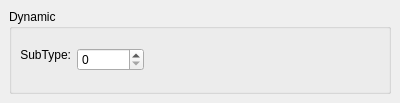
<ui version="4.0" >
 <class>DynamicBase</class>
 <widget class="QWidget" name="DynamicBase" >
  <property name="geometry" >
   <rect>
    <x>0</x>
    <y>0</y>
    <width>400</width>
    <height>103</height>
   </rect>
  </property>
  <property name="windowTitle" >
   <string>Form</string>
  </property>
  <layout class="QVBoxLayout" >
   <property name="margin" >
    <number>9</number>
   </property>
   <property name="spacing" >
    <number>6</number>
   </property>
   <item>
    <widget class="QGroupBox" name="groupBox" >
     <property name="title" >
      <string>Dynamic</string>
     </property>
     <property name="flat" >
      <bool>true</bool>
     </property>
     <layout class="QVBoxLayout" >
      <property name="margin" >
       <number>8</number>
      </property>
      <property name="spacing" >
       <number>6</number>
      </property>
      <item>
       <layout class="QHBoxLayout" >
        <property name="margin" >
         <number>0</number>
        </property>
        <property name="spacing" >
         <number>6</number>
        </property>
        <item>
         <widget class="QLabel" name="label" >
          <property name="text" >
           <string>SubType:</string>
          </property>
          <property name="textFormat" >
           <enum>Qt::PlainText</enum>
          </property>
          <property name="alignment" >
           <set>Qt::AlignRight</set>
          </property>
         </widget>
        </item>
        <item>
         <widget class="QSpinBox" name="subType" >
          <property name="maximum" >
           <number>999999</number>
          </property>
         </widget>
        </item>
        <item>
         <spacer>
          <property name="orientation" >
           <enum>Qt::Horizontal</enum>
          </property>
          <property name="sizeHint" >
           <size>
            <width>40</width>
            <height>20</height>
           </size>
          </property>
         </spacer>
        </item>
       </layout>
      </item>
     </layout>
    </widget>
   </item>
  </layout>
 </widget>
 <resources/>
 <connections/>
</ui>
